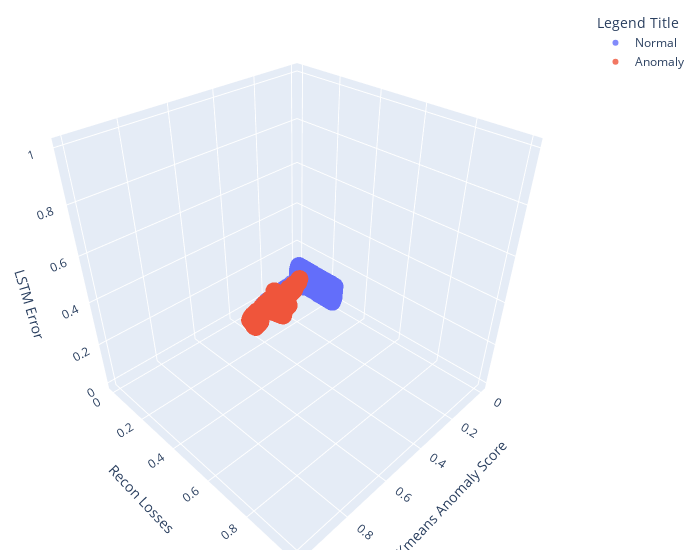

The code cell stored with this chart in its notebook:
### Code cell
plot(final_df)

### Figure 1 — Plotly figure (JSON) as saved in the notebook; plotly's stock layout.template omitted (floating-point values rounded to 4 significant figures; data arrays with more than 128 entries replaced by an {"elided": "..."} marker saying what was removed)
{"data": [{"marker": {"color": 0, "colorscale": [[0, "#440154"], [0.1111, "#482878"], [0.2222, "#3e4989"], [0.3333, "#31688e"], [0.4444, "#26828e"], [0.5556, "#1f9e89"], [0.6667, "#35b779"], [0.7778, "#6ece58"], [0.8889, "#b5de2b"], [1, "#fde725"]], "opacity": 0.8, "size": 6}, "mode": "markers", "name": "Normal", "type": "scatter3d", "x": {"elided": "5225 float values"}, "y": {"elided": "5225 float values"}, "z": {"elided": "5225 float values"}}, {"marker": {"color": 1, "colorscale": [[0, "#440154"], [0.1111, "#482878"], [0.2222, "#3e4989"], [0.3333, "#31688e"], [0.4444, "#26828e"], [0.5556, "#1f9e89"], [0.6667, "#35b779"], [0.7778, "#6ece58"], [0.8889, "#b5de2b"], [1, "#fde725"]], "opacity": 0.8, "size": 6}, "mode": "markers", "name": "Anomaly", "type": "scatter3d", "x": {"elided": "3248 float values"}, "y": {"elided": "3248 float values"}, "z": {"elided": "3248 float values"}}], "layout": {"legend": {"title": {"text": "Legend Title"}}, "margin": {"b": 10, "l": 10, "r": 20, "t": 10}, "scene": {"xaxis": {"title": {"text": "Kmeans Anomaly Score"}}, "yaxis": {"title": {"text": "Recon Losses"}}, "zaxis": {"title": {"text": "LSTM Error"}}}, "showlegend": true, "width": 700}}
